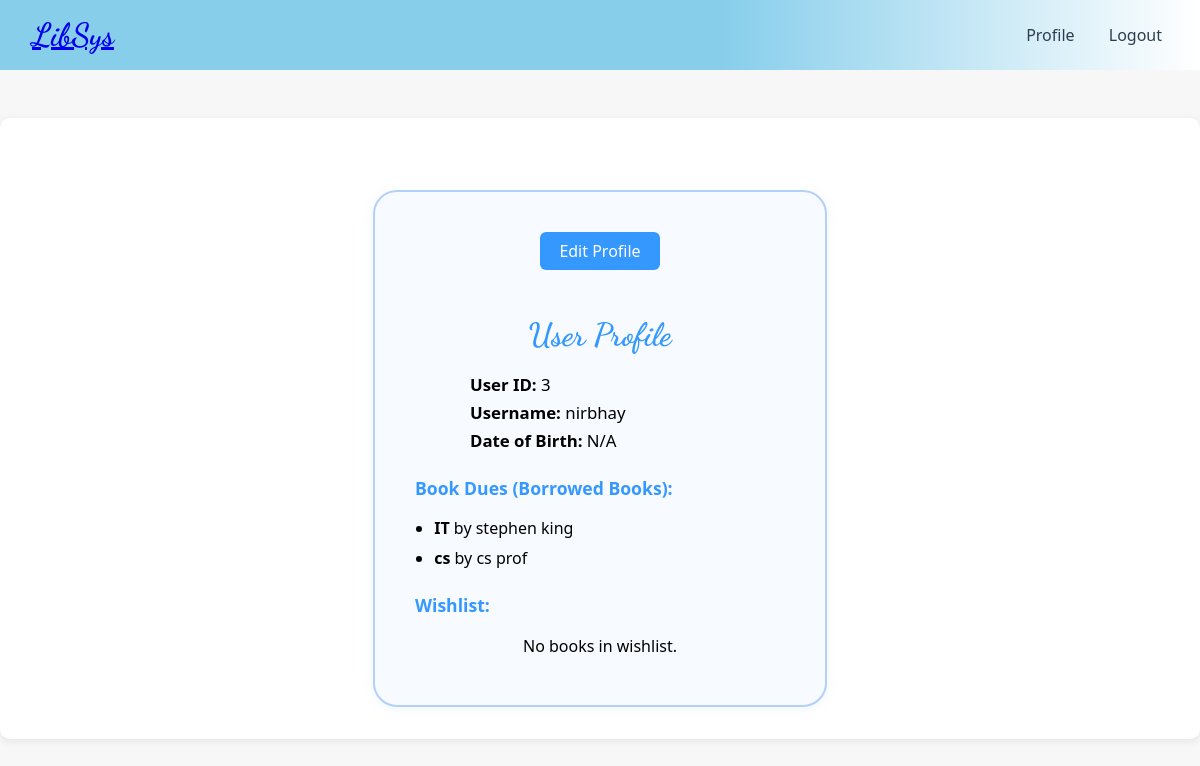
Page /profile/ (signed in) on the committed database.
### Auth/models.py (models this page shows, shortened)
class User(AbstractBaseUser, PermissionsMixin):
    userID = models.AutoField(primary_key=True)
    username = models.CharField(max_length=150, unique=True)
    email = models.EmailField(unique=True)
    userdob = models.DateField(null=True, blank=True)
    profile_pic = models.ImageField(upload_to='profile_pics/', null=True, blank=True)
    userbooklist = models.ManyToManyField(Book, blank=True, related_name='borrowed_by')
    wishlist = models.ManyToManyField(Book, blank=True, related_name='wishlisted_by')
    is_active = models.BooleanField(default=True)
    is_admin = models.BooleanField(default=False)
    is_librarian = models.BooleanField(default=False)
    objects = UserManager() #set default manager to custom user model
    USERNAME_FIELD = 'username'
    REQUIRED_FIELDS = ['email']
    @property
    def bookdues(self):
        return self.userbooklist.all()

### Home/models.py (models this page shows, shortened)
class Book(models.Model):
    "these ar efew genres that can be selected to label a book added in library"
    GENRE_CHOICES = [
        ("Fiction", "Fiction (Novels, stories, drama, literary fiction)"),
        ("Non-Fiction", "Non-Fiction (Essays, journalism, real-life topics, how-to books)"),
        ("Science & Technology", "Science & Technology (Physics, biology, programming, engineering, mathematics)"),
        ("History & Politics", "History & Politics (Historical events, government, wars, biographies of leaders)"),
        ("Children & Young Adult", "Children & Young Adult (Books for kids, teens, fantasy for younger readers)"),
        ("Religion & Philosophy", "Religion & Philosophy (Spiritual texts, beliefs, ethics, thought systems)"),
        ("Education & Reference", "Education & Reference (Textbooks, guides, dictionaries, academic materials)"),
    ]
    book_id = models.AutoField(primary_key=True)
    book_name = models.CharField(max_length=255)
    book_author = models.CharField(max_length=255)
    book_genre = models.CharField(max_length=40, choices=GENRE_CHOICES) #can select from the genres that have been listed
    isAvailable = models.BooleanField(default=True) #show if availble or not
    created_at = models.DateTimeField(auto_now_add=True)  # For latest books
    book_photo = models.ImageField(upload_to='book_photos/', null=True, blank=True)

### Profile/views.py (the view)
# urls.py: path('profile/', profile, name='profile'),
@login_required(login_url='login')
def profile(request):
    user = request.user
    return render(request, 'profile.html', {
        'user': user,
        'bookdues': user.bookdues,
        'wishlist': user.wishlist.all(),
    })

### Profile/templates/profile.html (shortened to what this page needs)
{% load static %}
<!DOCTYPE html>
<html lang="en">
<head>
  <link rel="stylesheet" href="{% static 'homestyle.css' %}" />
</head>
<body>
  <nav class="navbar">
    <div class="nav-left">
      <a href="{% url 'home' %}" class="logo">LibSys</a>
    </div>
    <div class="nav-right">
      <a href="{% url 'profile' %}">Profile</a>
      <form method="post" action="{% url 'logout' %}" style="display:inline;">
        <button type="submit" class="logout-btn">Logout</button>
      </form>
    </div>
  </nav>
  <div class="container">
    <div class="profile-card">
      <a href="{% url 'profile_edit' %}" class="edit-profile-btn">Edit Profile</a>
      <h2>User Profile</h2>
      <div class="profile-info">
        <p><strong>User ID:</strong> {{ user.userID }}</p>
        <p><strong>Username:</strong> {{ user.username }}</p>
        <p><strong>Date of Birth:</strong> {{ user.userdob|default:'N/A' }}</p>
      </div>
      <h3>Book Dues (Borrowed Books):</h3>
      {% if bookdues %}
        <ul class="book-list">
          {% for book in bookdues %}
            <li>
              <strong>{{ book.book_name }}</strong> by {{ book.book_author }}
            </li>
          {% endfor %}
        </ul>
      {% else %}
        <p>No books currently borrowed.</p>
      {% endif %}
      <h3>Wishlist:</h3>
      {% if wishlist %}
        <ul class="book-list">
          {% for book in wishlist %}
            <li>
              {% if book.book_photo %}
                <img src="{{ book.book_photo.url }}" alt="{{ book.book_name }}" style="height:40px;vertical-align:middle;margin-right:10px;" />
              {% endif %}
              <strong>{{ book.book_name }}</strong> by {{ book.book_author }}
            </li>
          {% endfor %}
        </ul>
      {% else %}
        <p>No books in wishlist.</p>
      {% endif %}
    </div>
  </div>
</body>
</html>

### Home/static/homestyle.css (style rules this page uses)
body { font-family: 'Segoe UI', Arial, sans-serif; background: #f7f7f7; margin: 0; padding: 0; }
.navbar { display: flex; justify-content: space-between; align-items: center; background: linear-gradient(90deg, #87ceeb 60%, #fff 100%); color: #2d3e50; padding: 1rem 2rem; }
.logo { font-family: 'Dancing Script', cursive; font-size: 2rem; font-weight: bold; }
.nav-right a, .nav-right form button.logout-btn { color: #2d3e50; text-decoration: none; margin-left: 1.5rem; font-size: 1rem; background: none; border: none; cursor: pointer; font-family: inherit; transition: color 0.2s; }
.container { max-width: 1200px; margin: 3rem auto; background: #fff; border-radius: 10px; box-shadow: 0 2px 8px rgba(0,0,0,0.08); padding: 2rem 2.5rem; }

### Profile/templates/profile.html (style rules this page uses)
.profile-card { background: #f7faff; border: 2px solid #b3d1f7; border-radius: 24px; box-shadow: 0 2px 12px rgba(52, 152, 255, 0.08); padding: 2.5rem 2.5rem 2rem 2.5rem; max-width: 370px; margin: 2.5rem auto 0 auto; text-align: center; position: relative; }
.edit-profile-btn { display: inline-block; margin-bottom: 1.2rem; padding: 0.5rem 1.2rem; background: #3498ff; color: #fff; border: none; border-radius: 6px; font-size: 1rem; cursor: pointer; transition: background 0.2s; text-decoration: none; }
.profile-card h2 { font-family: 'Dancing Script', cursive; font-size: 2rem; margin-bottom: 1.2rem; color: #3498ff; }
.profile-card .profile-info { text-align: left; margin: 0 auto 1.5rem auto; max-width: 260px; }
.profile-card .profile-info p { margin: 0.3rem 0; font-size: 1.05rem; }
.profile-card h3 { margin-top: 1.5rem; color: #3498ff; text-align: left; font-size: 1.1rem; }
.profile-card ul.book-list { text-align: left; margin: 0 0 1.2rem 0; padding-left: 1.2rem; }
.profile-card ul.book-list li { margin-bottom: 0.5rem; }

### rows in the picture
Book: book_name "IT", book_author "stephen king"
Book: book_name "cs", book_author "cs prof"

### other values in the picture
{{ user.userID }} "3"
{{ user.username }} "nirbhay"
{{ user.userdob|default:'N/A' }} "N/A"
